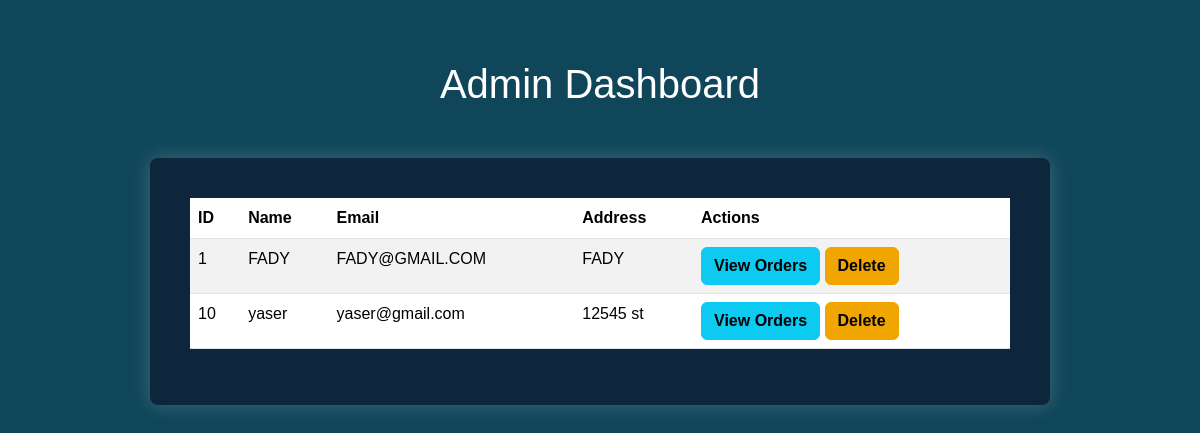
The app's page /pages/adminDashboard.php with its own data.
### tables this page shows
CREATE TABLE `user` (
  `id` int(11) NOT NULL,
  `name` varchar(191) NOT NULL,
  `email` varchar(191) NOT NULL,
  `password` varchar(191) NOT NULL,
  `address` varchar(191) NOT NULL,
  `type` varchar(191) NOT NULL
);

### models/AdminModel.php (called while the page is built, shortened)
<?php
function get_all_users() {
    $conn = connectToDB();
    if ($conn) {
        $stmt = $conn->prepare("SELECT * FROM user");
        $stmt->execute();
        return $stmt->fetchAll(PDO::FETCH_ASSOC);
    } else {
        return [];
    }
}

### pages/adminDashboard.php (the view, shortened to what this page needs)
<?php
include_once '../includes/header.php';
include_once '../includes/header.php';
include('../models/AdminModel.php');
$users = get_all_users();
echo '<div class="container">';
echo '<h1 class="text-center">Admin Dashboard</h1>';
if (!empty($users)) {
    echo '<div class="form-container">';
    echo '<table class="table table-striped">';
    echo '<thead><tr><th>ID</th><th>Name</th><th>Email</th><th>Address</th><th>Actions</th></tr></thead><tbody>';
    foreach ($users as $user) {
        if ($user['type'] == "client") {
            echo '<tr>';
            echo '<td>' . $user['id'] . '</td>';
            echo '<td>' . $user['name'] . '</td>';
            echo '<td>' . $user['email'] . '</td>';
            echo '<td>' . $user['address'] . '</td>';
            echo '<td>';
            echo '<a href="adminDashboard.php?view_orders=' . $user['id'] . '" class="btn btn-info">View Orders</a> ';
            echo '<a href="adminDashboard.php?delete_user=' . $user['id'] . '" class="btn btn-warning">Delete</a>';
            echo '</td>';
            echo '</tr>';
        }
    }
    echo '</tbody></table>';
    echo '</div>';
} else {
    echo '<p class="text-center">No users found</p>';
}
include('../includes/footer.php');
?>

### styles/styles.css (style rules this page uses)
body { background: #10465a; font-family: 'Arial', sans-serif; color: #fff; position: relative; }
.form-container { max-width: 900px; margin: 50px auto; padding: 40px; border-radius: 8px; background: rgba(13, 31, 53, 0.8); box-shadow: 0 0 20px rgba(255, 255, 255, 0.2); }
.container { margin-top: 60px; }
.btn-warning { background-color: #f0a500; border-color: #f0a500; color: #01040c; transition: background-color 0.3s ease; }
.form-container .btn { border-radius: 0.375rem; font-weight: 600; }

### records on screen
user: id "1", name "FADY", email "FADY@GMAIL.COM", address "FADY"
user: id "10", name "yaser", email "yaser@gmail.com", address "12545 st"
